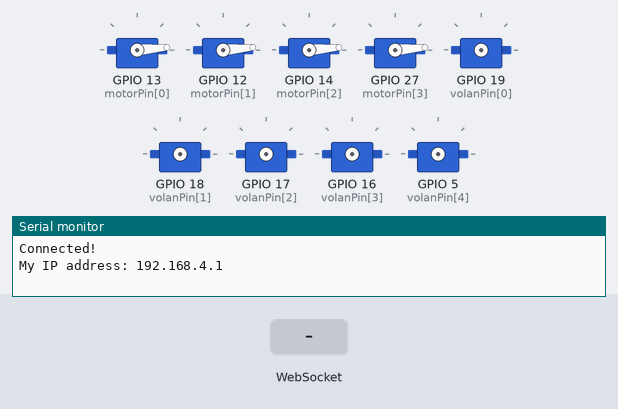
A program run on a simulated ESP32. Shown: 9 × servo, the last lines printed to the serial monitor. The test bench sets the inputs (shaded band).

Above: at 0.1 s.
At 6.2 s:
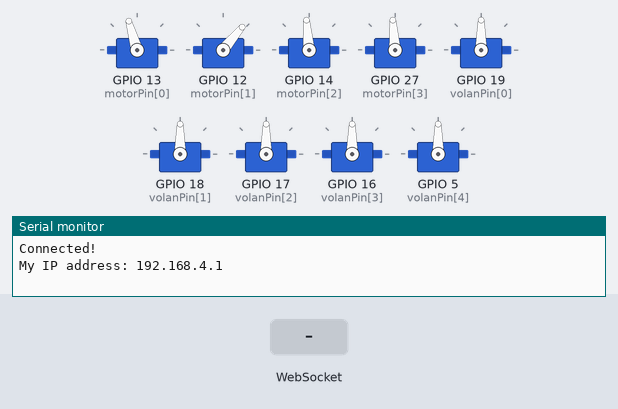
6.3 s: WebSocket text "0" received
At 7.4 s:
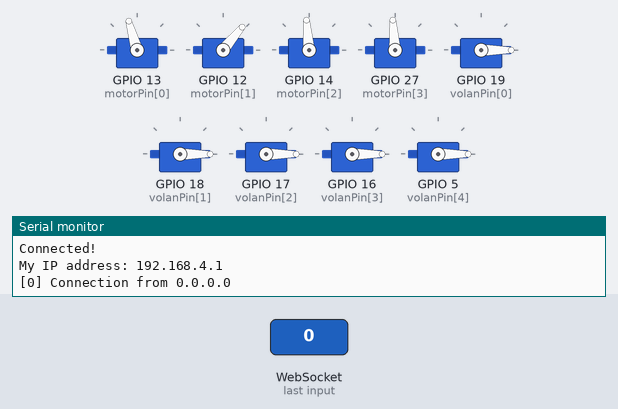
Timing chart, 0 to 9.3 s (numbered marks = the images above; inputs shaded):
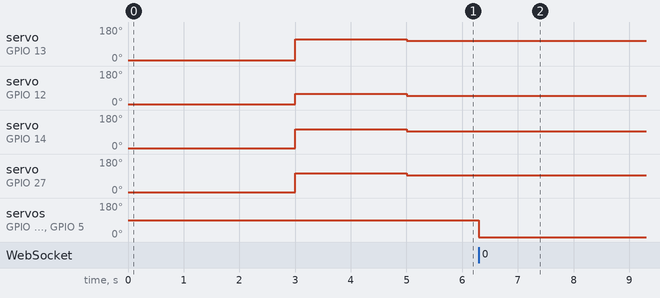

Measured:
- after the input at 6.3 s, servo on GPIO 19 (volanPin[0]), servo on GPIO 18 (volanPin[1]), servo on GPIO 17 (volanPin[2]), servo on GPIO 16 (volanPin[3]), servo on GPIO 5 (volanPin[4]): 90° → 0° at once

The program:

main.cpp
```cpp
#include <Arduino.h>
#include <ESP32Servo.h>
#include <WiFi.h>
#include <WebSocketsServer.h>
#include <String>
#include <ESPmDNS.h>
#include <WiFiUdp.h>
#include <ArduinoOTA.h>

// Constants
const char* ssid = "Airlines";
const char* password = "09876543";
String flightCommand = "m:0000s0:090s1:090s2:090s3:090s4:090r:0";

const int motorPin[]={13,12,14,27};
const int volanPin[]={19,18,17,16,5}; //s0-wing-left-19 s1-wing-right-18 s2-tail-left-17 s3-tail-right-16 s4-centar-5

const int noMotors=4;
const int noVolans=5;
const int adcMax=4095;
const int pwmRes=1023;

const int lbnd[]={1742,1160,1619,1615};
const int ubnd[]={1850,1670,1730,2160};

Servo motor[noMotors];
Servo volan[noVolans];

const int freq = 5000;
const int resolution = 10;


// Globals
int i,refreshBtn = 0;

int volanAngle[] = {90,90,90,90,90};
long throtle, realThrotle, tempThrotle;

WebSocketsServer webSocket = WebSocketsServer(80);
int pingPeriod = 200;
unsigned long timeLastPing = 0;

// Called when receiving any WebSocket message
void onWebSocketEvent(uint8_t num, WStype_t type, uint8_t * payload, size_t length) {
  // Figure out the type of WebSocket event
  switch(type) {
    // Client has disconnected
    case WStype_DISCONNECTED:
      Serial.printf("[%u] Disconnected!\n", num);
      break;
    // New client has connected
    case WStype_CONNECTED:
      {
        IPAddress ip = webSocket.remoteIP(num);
        Serial.printf("[%u] Connection from ", num);
        Serial.println(ip.toString());
      }
      break;

    // Recived message from client
    case WStype_TEXT:
      //Serial.printf("[%u] Command: %s\n", num, payload);
      //reinterpret_cast<char*>(payload);
      flightCommand = "" + String(reinterpret_cast<char*>(payload));
      //flightCommand = "m:0000s0:090s1:090s2:044s3:090s4:090r:0"
      throtle = flightCommand.substring(2,6).toInt();
      volanAngle[0] = flightCommand.substring(9,12).toInt();
      volanAngle[1] = flightCommand.substring(15,18).toInt();
      volanAngle[2] = flightCommand.substring(21,24).toInt();
      volanAngle[3] = flightCommand.substring(27,30).toInt();
      volanAngle[4] = flightCommand.substring(33,36).toInt();
      refreshBtn = flightCommand.substring(38,39).toInt();
      //webSocket.broadcastTXT(flightCommand.c_str());
      //webSocket.sendTXT(0, flightCommand);
      break;

    // For everything else: do nothing
    case WStype_BIN:
    case WStype_ERROR:
    case WStype_FRAGMENT_TEXT_START:
    case WStype_FRAGMENT_BIN_START:
    case WStype_FRAGMENT:
    case WStype_FRAGMENT_FIN:
    default:
      break;
  }
}

void resetMotors(){
  for(i = 0; i < noMotors;i++){
    motor[i].writeMicroseconds(600);
  }
  delay(3000);
}

void fade(int channel, bool out=false){
  int i;
  int dilej=3;
  if(out){
    for(i=pwmRes;i>=0;i--){
      ledcWrite(channel,i);
      delay(dilej);
    }
  }
  else{
    for(i=0;i<pwmRes;i++){
      ledcWrite(channel,i);
      delay(dilej);
    }
  }
}

void setup() {
  // Start Serial port
  Serial.begin(115200);

  //Create access point
  WiFi.softAP(ssid, password);

  //OTA updatee handle
    ArduinoOTA
    .onStart([]() {
      String type;
      if (ArduinoOTA.getCommand() == U_FLASH)
        type = "sketch";
      else // U_SPIFFS
        type = "filesystem";

      // NOTE: if updating SPIFFS this would be the place to unmount SPIFFS using SPIFFS.end()
      Serial.println("Start updating " + type);
    })
    .onEnd([]() {
      Serial.println("\nEnd");
    })
    .onProgress([](unsigned int progress, unsigned int total) {
      Serial.printf("Progress: %u%%\r", (progress / (total / 100)));
    })
    .onError([](ota_error_t error) {
      Serial.printf("Error[%u]: ", error);
      if (error == OTA_AUTH_ERROR) Serial.println("Auth Failed");
      else if (error == OTA_BEGIN_ERROR) Serial.println("Begin Failed");
      else if (error == OTA_CONNECT_ERROR) Serial.println("Connect Failed");
      else if (error == OTA_RECEIVE_ERROR) Serial.println("Receive Failed");
      else if (error == OTA_END_ERROR) Serial.println("End Failed");
    });

  ArduinoOTA.begin();

  // Print our IP address
  Serial.println("Connected!");
  Serial.print("My IP address: ");
  Serial.println(WiFi.softAPIP());

  for(i = 0; i < noMotors; i++){
    motor[i].attach(motorPin[i]);
  }
  resetMotors();
  for(i = 0; i < noMotors; i++){
    motor[i].writeMicroseconds(lbnd[i]);
  }
  for(i = 0; i < noVolans; i++){
    volan[i].attach(volanPin[i]);
  }

  // Start WebSocket server and assign callback
  webSocket.begin();
  webSocket.onEvent(onWebSocketEvent);

  delay(2000);
}

void loop() {
  //OTA update handle
  ArduinoOTA.handle();

  // Look for and handle WebSocket data
  webSocket.loop();
  if(refreshBtn)
    resetMotors();
  tempThrotle=throtle;
  for(i = 0; i < noMotors;i++){
    realThrotle=map(tempThrotle,0,adcMax,lbnd[i],ubnd[i]);
    if(tempThrotle==0)
      motor[i].writeMicroseconds(lbnd[i]-100);
    else
      motor[i].writeMicroseconds(realThrotle);
  }

  for(i=0;i<noVolans;i++){
    volan[i].write(volanAngle[i]);
  }
  //ping connected clients
  if(millis() > timeLastPing + pingPeriod){
        timeLastPing = millis();
        //webSocket.connectedClients(true);
        webSocket.broadcastTXT("c " + flightCommand);
    }
}
```
